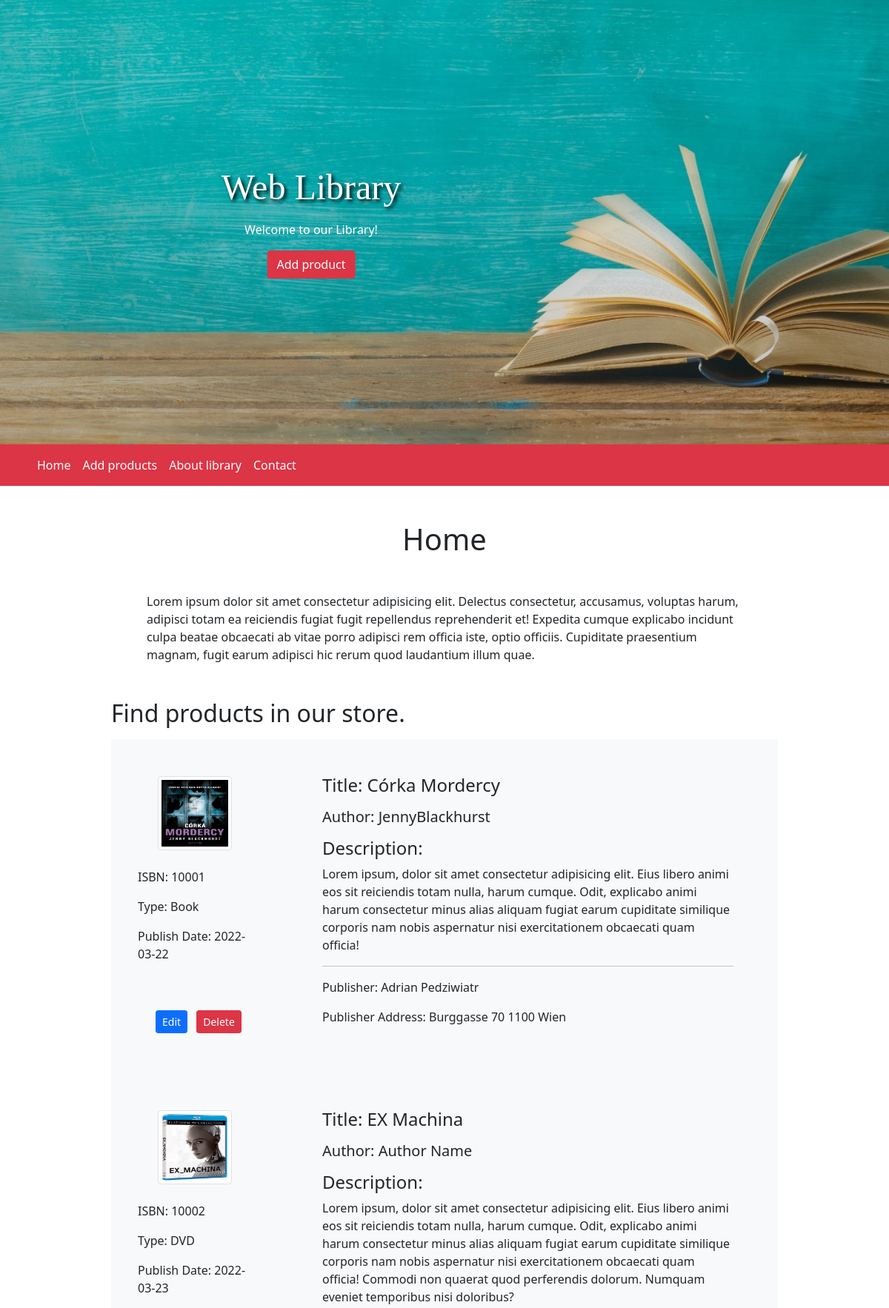
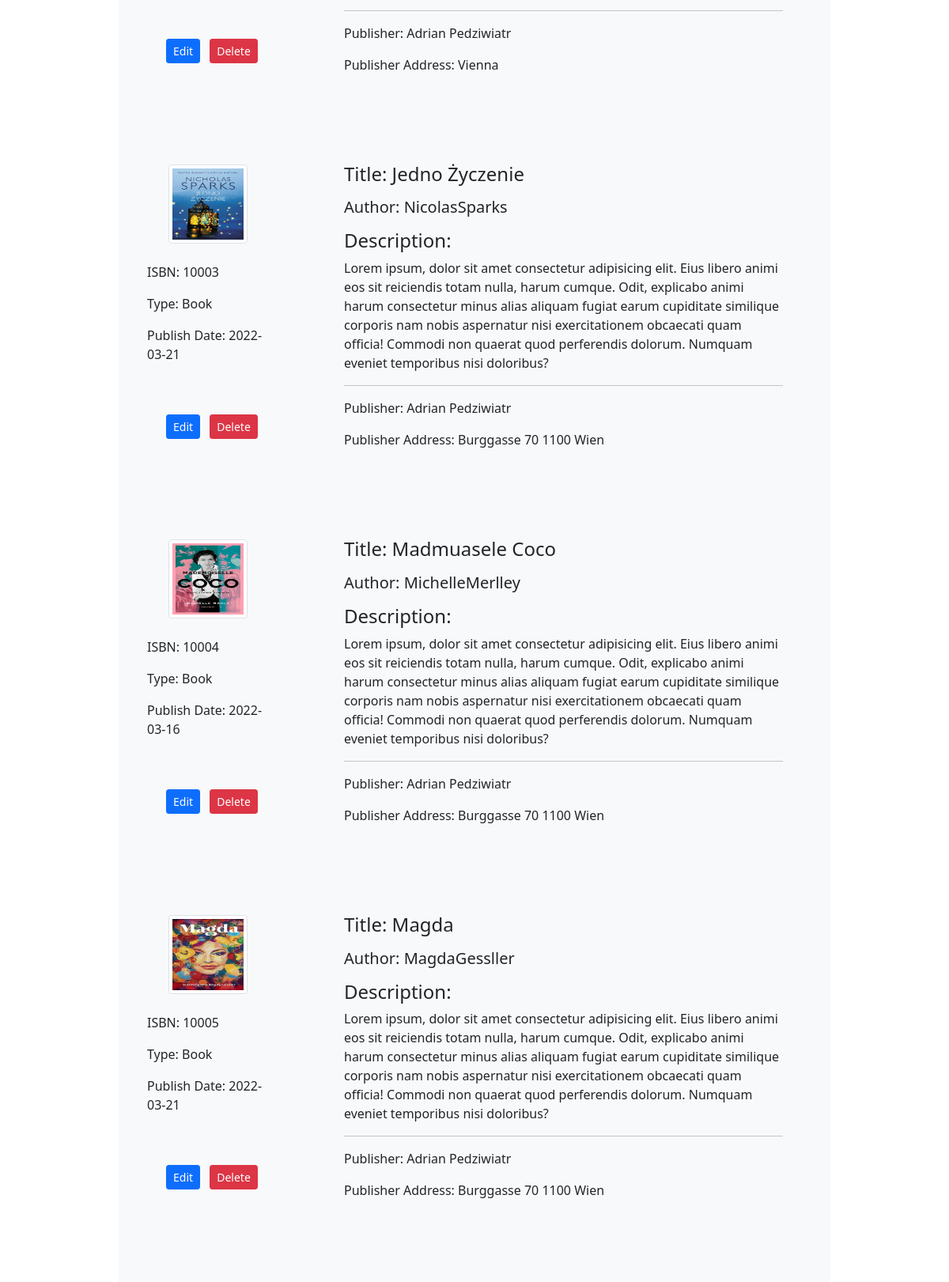
The page / (upper part) on the database its author committed (2 pictures, top to bottom).
### tables this page shows
CREATE TABLE `products` (
  `id` int(11) NOT NULL,
  `title` varchar(255) NOT NULL,
  `isbn_number` int(11) NOT NULL,
  `author_f_name` varchar(255) NOT NULL,
  `author_l_name` varchar(255) NOT NULL,
  `type_of` varchar(255) NOT NULL,
  `txt` varchar(500) NOT NULL,
  `publisher_name` varchar(255) NOT NULL,
  `publisher_address` varchar(255) NOT NULL,
  `publish_date` date NOT NULL,
  `picture` varchar(255) DEFAULT NULL
);

### index.php (the view, shortened to what this page needs)
<?php
require_once 'actions/db_connect.php';
$sql = "SELECT * FROM products";
$result = mysqli_query($connect ,$sql);
$tbody='';
if(mysqli_num_rows($result)  > 0) {
    while($row = mysqli_fetch_array($result, MYSQLI_ASSOC)){
        $tbody .= "
        <div class='container bg-light'>
        <div class='row'>
            <div class='col-3'>
                <div class='text-center'>
                    <img class='img-thumbnail width='100%' mt-3' src='pictures/" .$row['picture']."'>
                </div>
                <div class='m-4'>
                    <p>ISBN: " .$row['isbn_number']." </p>
                    <p>Type: " .$row['type_of']." </p>
                    <p>Publish Date: " .$row['publish_date']."</p>
                    <br>
                    <a href='update.php?id=" .$row['id']."'><button class='btn btn-primary btn-sm ms-4 mt-4 mb-4'
                    type='button'>Edit</button></a>
                    <a href='delete.php?id=" .$row['id']."'><button class='btn btn-danger btn-sm ms-2 mt-4 mb-4'
                    type='button'>Delete</button></a>
                </div>
            </div>
            <div class='col-9'>
                <div class='p-5'>
                   <h4>Title: " .$row['title']." </h4>
                    <h5 class='mt-3 mb-3'>Author: " .$row['author_f_name'] .$row['author_l_name']."</h5>
                    <h4>Description: </h4>
                    <p>" .$row['txt']."</p>
                    <hr>
                    <p>Publisher: " .$row['publisher_name']."</p>
                    <p>Publisher Address: " .$row['publisher_address']."</p>
                </div>
            </div>
        </div>
    </div>";
    };
} else {
    $tbody =  "<tr><td colspan='10'><center>No Data Available </center></td></tr>";
}
?>
<!DOCTYPE html>
<html lang="en">
    <head>
        <?php require_once 'components/boot.php'?>
        <link rel="stylesheet" href="style/style.css">
    </head>
    <body>
    <header>
        <div class="header-img">
        <div class="header-text">
      <h1 class="title mb-3">Web Library</h1>
      <p>Welcome to our Library!</p>
      <a href= "create.php" class="btn btn-danger" role="button" data-bs-toggle="button">Add product</a>
    </div>
  </div>
        </header>
        <nav class="navbar navbar-expand-lg navbar-danger bg-danger">
  <div class="container-fluid">
      <div class="container">
    <div class="collapse navbar-collapse" id="navbarSupportedContent">
      <ul class="navbar-nav me-auto mb-2 mb-lg-0">
        <li class="nav-item">
          <a class="nav-link text-white active" aria-current="page" href="index.php">Home</a>
        </li>
        <li class="nav-item">
          <a class="nav-link text-white active" aria-current="page" href="#">Add products</a>
        </li>
        <li class="nav-item">
          <a class="nav-link text-white active" aria-current="page" href="#">About library</a>
        </li>
        <li class="nav-item">
          <a class="nav-link text-white active" aria-current="page" href="#">Contact</a>
        </li>
    </div>
      </div>
  </div>
</nav>
            <main>
            <div class="manageProduct w-75 mt-3">
            <h1 class="text-center m-5">Home</h1>
            <p class="m-5">Lorem ipsum dolor sit amet consectetur adipisicing elit. Delectus consectetur, accusamus, voluptas harum, adipisci totam ea reiciendis fugiat fugit repellendus reprehenderit et! Expedita cumque explicabo incidunt culpa beatae obcaecati ab vitae porro adipisci rem officia iste, optio officiis. Cupiditate praesentium magnam, fugit earum adipisci hic rerum quod laudantium illum quae.</p>
            <h2 class="mt-3 mb-3">Find products in our store.</h2>
            <table class="table table-striped">
                <tbody>
                    <?= $tbody;?>
                </tbody>
            </table>
        </div>
            </main>
    </body>
</html>

### components/boot.php (shortened to what this page needs)
<link href="https://cdn.jsdelivr.net/npm/bootstrap@5.1.3/dist/css/bootstrap.min.css" rel="stylesheet">

### style/style.css (style rules this page uses)
.title { font-family: 'Great Vibes', cursive; text-shadow: 3px 3px 5px black; font-size: 3em; }
.header-img { height: 600px; background-image: linear-gradient(rgba(0, 0, 0, 0.089), rgba(0, 0, 0, 0.192)), url('../pictures/hero.jpg'); background-position: center; background-repeat: no-repeat; background-size: cover; position: relative; }
.header-text { position: absolute; top: 50%; left: 35%; transform: translate(-50%, -50%); color: #fff; text-align: center; }

### index.php (style rules this page uses)
.manageProduct { margin: auto; }
.img-thumbnail { width: 100px !important; height: 100px !important; margin-top: 50px; }

### rows shown on the page
products: picture (picture), isbn_number "10001", type_of "Book", publish_date "2022-03-22", title "Córka Mordercy", author_f_name "Jenny", author_l_name "Blackhurst", txt "Lorem ipsum, dolor sit amet consectetur adipisicing elit. Eius libero animi eos sit reiciendis totam nulla, harum cumque. Odit, explicabo animi harum consectetur minus alias aliquam fugiat earum cupiditate similique corporis nam nobis aspernatur nisi exercitationem obcaecati quam officia!", publisher_name "Adrian Pedziwiatr", publisher_address "Burggasse 70 1100 Wien"
products: picture (picture), isbn_number "10002", type_of "DVD", publish_date "2022-03-23", title "EX Machina", author_f_name "Author", author_l_name "Name", txt "Lorem ipsum, dolor sit amet consectetur adipisicing elit. Eius libero animi eos sit reiciendis totam nulla, harum cumque. Odit, explicabo animi harum consectetur minus alias aliquam fugiat earum cupiditate similique corporis nam nobis aspernatur nisi exercitationem obcaecati quam officia! Commodi non quaerat quod perferendis dolorum. Numquam eveniet temporibus nisi doloribus?", publisher_name "Adrian Pedziwiatr", publisher_address "Vienna"
products: picture (picture), isbn_number "10003", type_of "Book", publish_date "2022-03-21", title "Jedno Życzenie", author_f_name "Nicolas", author_l_name "Sparks", txt "Lorem ipsum, dolor sit amet consectetur adipisicing elit. Eius libero animi eos sit reiciendis totam nulla, harum cumque. Odit, explicabo animi harum consectetur minus alias aliquam fugiat earum cupiditate similique corporis nam nobis aspernatur nisi exercitationem obcaecati quam officia! Commodi non quaerat quod perferendis dolorum. Numquam eveniet temporibus nisi doloribus?", publisher_name "Adrian Pedziwiatr", publisher_address "Burggasse 70 1100 Wien"
products: picture (picture), isbn_number "10004", type_of "Book", publish_date "2022-03-16", title "Madmuasele Coco", author_f_name "Michelle", author_l_name "Merlley", txt "Lorem ipsum, dolor sit amet consectetur adipisicing elit. Eius libero animi eos sit reiciendis totam nulla, harum cumque. Odit, explicabo animi harum consectetur minus alias aliquam fugiat earum cupiditate similique corporis nam nobis aspernatur nisi exercitationem obcaecati quam officia! Commodi non quaerat quod perferendis dolorum. Numquam eveniet temporibus nisi doloribus?", publisher_name "Adrian Pedziwiatr", publisher_address "Burggasse 70 1100 Wien"
products: picture (picture), isbn_number "10005", type_of "Book", publish_date "2022-03-21", title "Magda", author_f_name "Magda", author_l_name "Gessller", txt "Lorem ipsum, dolor sit amet consectetur adipisicing elit. Eius libero animi eos sit reiciendis totam nulla, harum cumque. Odit, explicabo animi harum consectetur minus alias aliquam fugiat earum cupiditate similique corporis nam nobis aspernatur nisi exercitationem obcaecati quam officia! Commodi non quaerat quod perferendis dolorum. Numquam eveniet temporibus nisi doloribus?", publisher_name "Adrian Pedziwiatr", publisher_address "Burggasse 70 1100 Wien"
